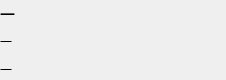
<?xml version="1.0" encoding="UTF-8"?>
<ui version="4.0">
 <class>UserInfo</class>
 <widget class="QWidget" name="userInfoWidget">
  <property name="geometry">
   <rect>
    <x>0</x>
    <y>0</y>
    <width>226</width>
    <height>80</height>
   </rect>
  </property>
  <layout class="QVBoxLayout" name="userInfoLayout">
   <property name="spacing">
    <number>4</number>
   </property>
   <property name="leftMargin">
    <number>0</number>
   </property>
   <property name="topMargin">
    <number>0</number>
   </property>
   <property name="rightMargin">
    <number>0</number>
   </property>
   <property name="bottomMargin">
    <number>0</number>
   </property>
   <item>
    <widget class="QLabel" name="certUsernameLabel">
     <property name="font">
      <font>
       <family>Titillium Web</family>
       <pointsize>11</pointsize>
       <bold>true</bold>
      </font>
     </property>
     <property name="text">
      <string>—</string>
     </property>
    </widget>
   </item>
   <item>
    <widget class="QLabel" name="certInstituteLabel">
     <property name="font">
      <font>
       <family>Titillium Web</family>
       <pointsize>9</pointsize>
      </font>
     </property>
     <property name="text">
      <string>—</string>
     </property>
    </widget>
   </item>
   <item>
    <widget class="QLabel" name="certEmailLabel">
     <property name="font">
      <font>
       <family>Titillium Web</family>
       <pointsize>9</pointsize>
      </font>
     </property>
     <property name="text">
      <string>—</string>
     </property>
    </widget>
   </item>
  </layout>
 </widget>
 <resources/>
 <connections/>
</ui>
